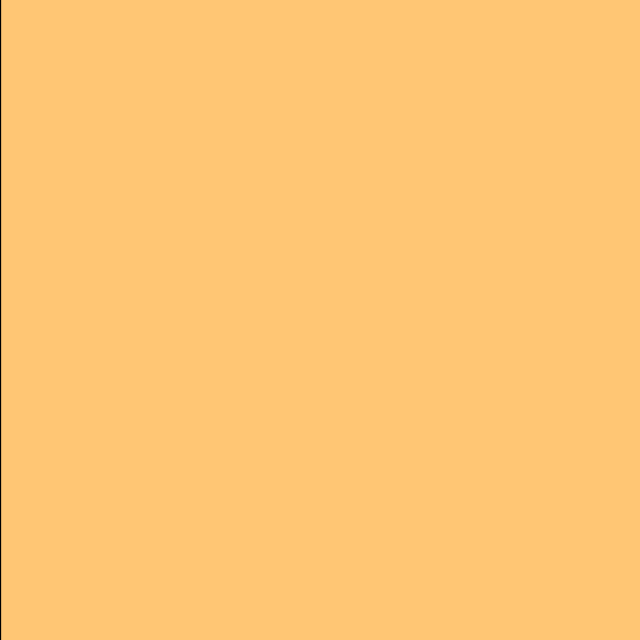
Frame 1 (no input)
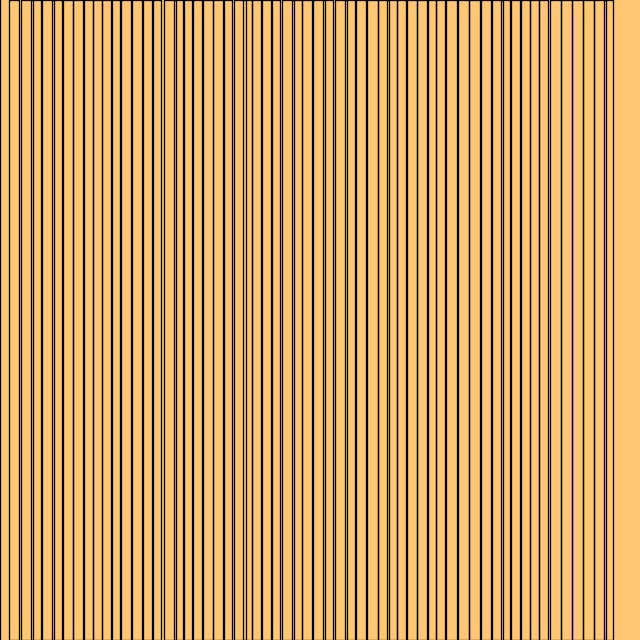
Frame 60 (the mouse pressed at the canvas centre just before this capture)
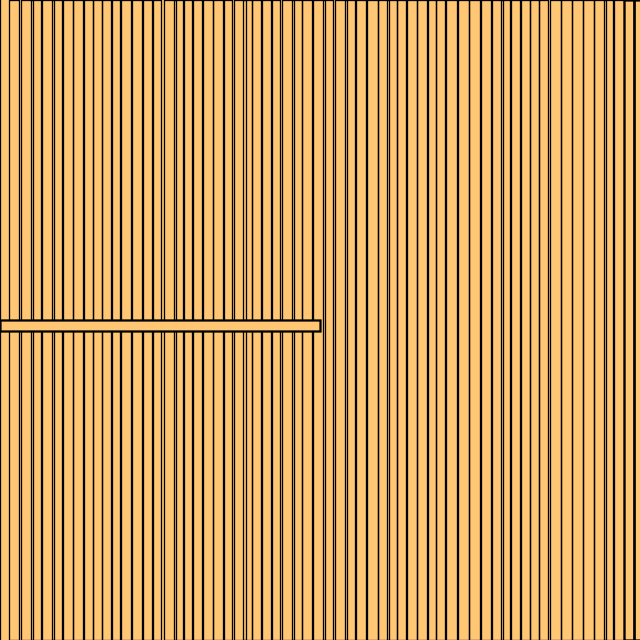
Frame 120 (the mouse held since frame 60 and released just before this capture)

The Processing sketch that drew these frames (run headless with seeded random() and noise(); from frame 60 on, the mouse is pressed at the canvas centre):

// Processing sketch: processing_124667
// ── processing_124667.pde

float x = 0;
float y= 0;
float xMove;

void setup() {
  size(640, 640);
  background(255, 198, 116);
  stroke(0);
  strokeWeight(random(2));
  smooth();
}


void draw() {
  noFill();
  rect(x, y, xMove, height);

  xMove= random(9, 12);
  x+= xMove;


  if (mousePressed) {
    fill(255, 198, 116);
    if (pmouseX-mouseX>=9||pmouseX-mouseX<=-9) {
      strokeWeight(random(2, 3));
      rect(mouseX, mouseY, (pmouseX-mouseX), random(9, 12));
    }
  }
  else {
    if (pmouseY-mouseY>=9||pmouseY-mouseY<=-9) {
      fill(255, 198, 116);
      strokeWeight(random(2, 3));
      rect(mouseX, mouseY, random(9, 12), (pmouseY-mouseY));
    }
  }
}
